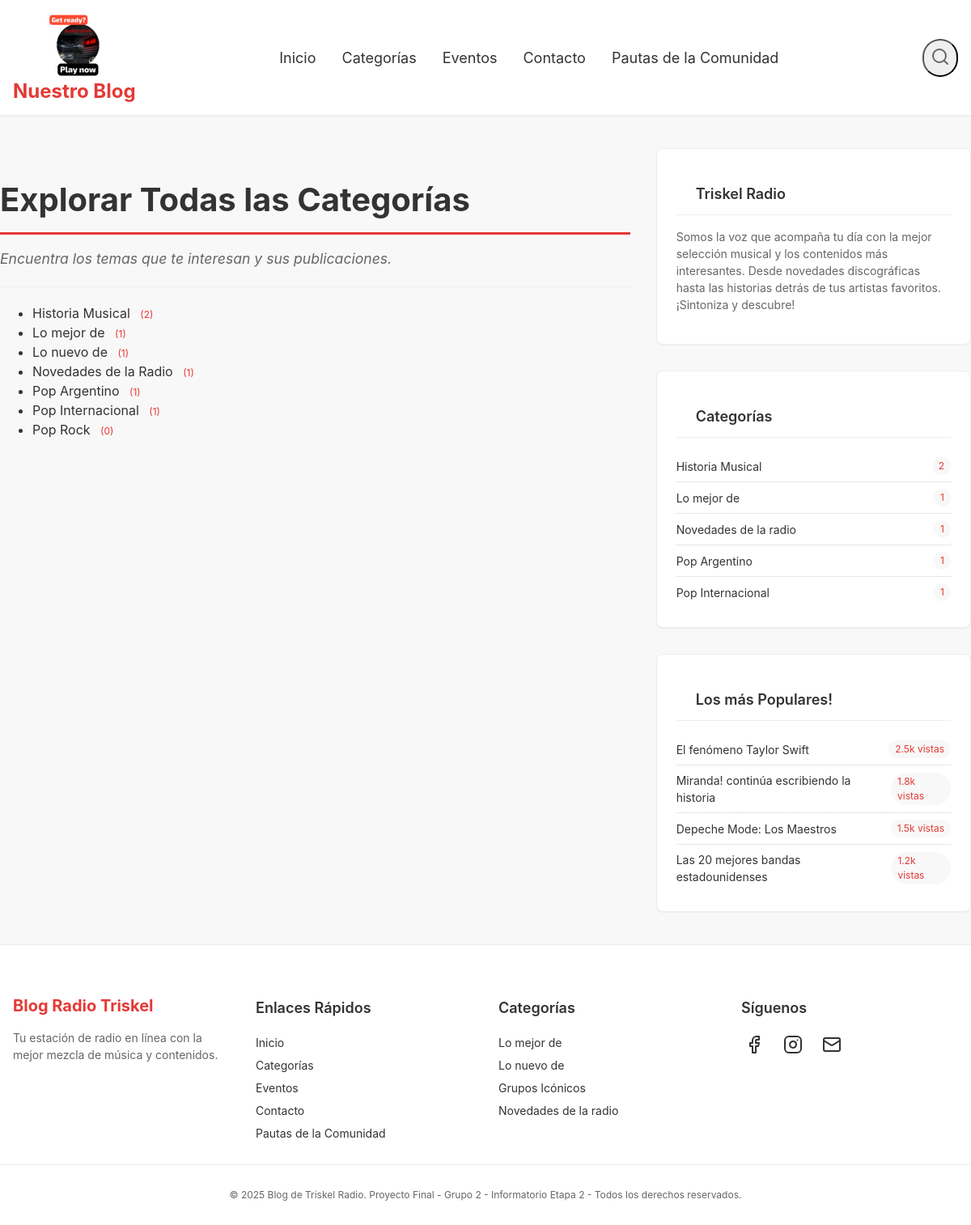
Page /categorias/ on the committed database.
### BlogInfo/models.py (models this page shows, shortened)
class Categoria(models.Model):
    id_categoria=models.BigAutoField(primary_key=True)                                  # Agregado
    nombre=models.CharField(max_length=30,default="Sin Nombre")

### BlogInfo/views.py (the view)
# urls.py: path('categorias/', views.lista_categorias_general, name='lista_categorias_general'),
def lista_categorias_general(request):
    categorias_con_conteo = Categoria.objects.annotate(
        num_posts=Count('post')
    ).order_by('nombre')
    context = {
        "categorias_list": categorias_con_conteo
    }
    return render(request, 'listado_categorias.html', context)

### template/listado_categorias.html (shortened to what this page needs)
{% load static %}
{% load humanize %}
<!DOCTYPE html>
<html lang="es">
<head>
    <link rel="stylesheet" href="{% static 'css/style_categorias.css' %}">
</head>
<body>
    <header class="header">
        <div class="container header__container">
            <a href="#" class="header__logo logo-with-icon">
                <img src="{% static 'imagenes/logo radio.jpg' %}" alt="Logo de Mi Blog"
                    onerror="this.onerror=null;this.src='https://placehold.co/60x60/f8f8f8/E53935?text=Logo';"
                    class="logo-image">
                Nuestro Blog
            </a>
            <nav class="header__nav">
                <a href="{% url 'home' %}">Inicio</a>
                <a href="{% url 'lista_categorias_general' %}">Categorías</a>
                <a href="{% url  'eventos' %}">Eventos</a>
                <a href="#">Contacto</a>
                <a href="{% url 'pautas' %}">Pautas de la Comunidad</a>
            </nav>
            <button class="header__search-button" aria-label="Buscar">
                <svg xmlns="http://www.w3.org/2000/svg" width="24" height="24" viewBox="0 0 24 24" fill="none"
                    stroke="currentColor" stroke-width="2" stroke-linecap="round" stroke-linejoin="round"
                    class="lucide lucide-search">
                    <circle cx="11" cy="11" r="8" />
                    <path d="m21 21-4.3-4.3" />
                </svg>
            </button>
        </div>
    </header>
    <main class="container main-content">
        <section class="article-section listado-principal">
            <h1 class="titulo-categoria-resaltado">Explorar Todas las Categorías</h1>
            <p class="conteo-posts-filtrados">Encuentra los temas que te interesan y sus publicaciones.</p>
            <hr>
            <ul class="lista-principal-categorias">
                {% for cat in categorias_list %}
                    <li class="categoria-item">
                        <a href="{% url 'posts_por_categoria' pk=cat.pk %}" class="categoria-link">
                            <span class="categoria-nombre">{{ cat.nombre }}</span>
                            <span class="widget__count">
                                ({{ cat.num_posts }})
                            </span>
                        </a>
                    </li>
                {% empty %}
                    <p>Aún no tenemos ninguna categoría creada.</p>
                {% endfor %}
            </ul>
        </section>
        <aside class="sidebar">
           <div class="sidebar__widget">
                <h3 class="widget__title">
                    <i data-lucide="radio" class="icon"></i>
                    Triskel Radio
                </h3>
                <p class="widget__text">
                    Somos la voz que acompaña tu día con la mejor selección musical y los contenidos más
                    interesantes.
                    Desde novedades discográficas hasta las historias detrás de tus artistas favoritos. ¡Sintoniza y
                    descubre!
                </p>
            </div>
            <div class="sidebar__widget">
                <h3 class="widget__title">
                    <i data-lucide="folder" class="icon"></i>
                    Categorías
                </h3>
                <ul class="widget__list">
                    <li><a href="#">Historia Musical</a> <span class="widget__count">2</span></li>
                        <li><a href="#">Lo mejor de </a> <span class="widget__count">1</span></li>
                        <li><a href="#">Novedades de la radio</a> <span class="widget__count">1</span></li>
                        <li><a href="#">Pop Argentino</a> <span class="widget__count">1</span></li>
                        <li><a href="#">Pop Internacional</a> <span class="widget__count">1</span></li>
                </ul>
            </div>
            <div class="sidebar__widget">
                <h3 class="widget__title">
                    <i data-lucide="trending-up" class="icon"></i>
                    Los más Populares!
                </h3>
                <ul class="widget__list">
                    <li>
                        <a href="#">El fenómeno Taylor Swift</a>
                        <span class="widget__count text-light">2.5k vistas</span>
                    </li>
                    <li>
                        <a href="#">Miranda! continúa escribiendo la historia</a>
                        <span class="widget__count text-light">1.8k vistas</span>
                    </li>
                    <li>
                        <a href="#">Depeche Mode: Los Maestros</a>
                        <span class="widget__count text-light">1.5k vistas</span>
                    </li>
                    <li>
                        <a href="#">Las 20 mejores bandas estadounidenses</a>
                        <span class="widget__count text-light">1.2k vistas</span>
                    </li>
                </ul>
            </div>
        </aside>
    </main>
    <footer class="footer">
        <div class="container">
            <div class="footer__grid">
                <div>
                    <h3 class="footer__logo-footer">Blog Radio Triskel</h3>
                    <p class="widget__text">Tu estación de radio en línea con la mejor mezcla de música y contenidos.
                    </p>
                </div>
                <div>
                    <h4 class="footer__section-title">Enlaces Rápidos</h4>
                    <ul class="footer__list">
                        <li><a href="{% url 'home' %}">Inicio</li>
                        <li><a href="#">Categorías</a></li>
                        <li><a href="{% url  'eventos' %}">Eventos</a></li>
                        <li><a href="#">Contacto</a></li>
                        <li><a href="{% url 'pautas' %}">Pautas de la Comunidad</a></li>
                    </ul>
                </div>
                <div>
                    <h4 class="footer__section-title">Categorías</h4>
                    <ul class="footer__list">
                        <li><a href="#">Lo mejor de</a></li>
                        <li><a href="#">Lo nuevo de </a></li>
                        <li><a href="#">Grupos Icónicos</a></li>
                        <li><a href="#">Novedades de la radio</a></li>
                    </ul>
                </div>
                <div>
                    <h4 class="footer__section-title">Síguenos</h4>
                    <div class="footer__social">
                        <a href="#" aria-label="Facebook"><svg xmlns="http://www.w3.org/2000/svg" width="24" height="24"
                                viewBox="0 0 24 24" fill="none" stroke="currentColor" stroke-width="2"
                                stroke-linecap="round" stroke-linejoin="round" class="lucide lucide-facebook">
                                <path d="M18 2h-3a5 5 0 0 0-5 5v3H7v4h3v8h4v-8h3l1-4h-4V7a1 1 0 0 1 1-1h3z" />
                            </svg></a>
                        <a href="#" aria-label="Instagram"></a>
                        <a href="#" aria-label="Email"><svg xmlns="http://www.w3.org/2000/svg" width="24" height="24"
                                viewBox="0 0 24 24" fill="none" stroke="currentColor" stroke-width="2"
                                stroke-linecap="round" stroke-linejoin="round" class="lucide lucide-mail">
                                <rect width="20" height="16" x="2" y="4" rx="2" />
                                <path d="m22 7-8.97 5.7a1.94 1.94 0 0 1-2.06 0L2 7" />
                            </svg></a>
                    </div>
                </div>
            </div>
        </div>
        <div class="footer__copy">
            <p class="footer__copy-text">© 2025 Blog de Triskel Radio. Proyecto Final - Grupo 2 - Informatorio Etapa 2 -
                Todos los derechos reservados.</p>
        </div>
    </footer>
</body>
</html>

### static/css/style_categorias.css (style rules this page uses)
:root { --primary-color: #E53935; --secondary-color: #e62e1b; --bg-color: #f8f8f8; --card-border: #eee; --text-dark: #333; --text-light: #666; --shadow-sm: 0 1px 2px 0 rgba(0, 0, 0, 0.05); --shadow-md: 0 4px 6px -1px rgba(0, 0, 0, 0.1), 0 2px 4px -2px rgba(0, 0, 0, 0.06); --max-width: 1280px; --padding-x: 1rem; }
body { font-family: -apple-system, BlinkMacSystemFont, "Segoe UI", Roboto, "Helvetica Neue", Arial, "Noto Sans", sans-serif; background-color: var(--bg-color); color: var(--text-dark); margin: 0; padding: 0; line-height: 1.5; -webkit-font-smoothing: antialiased; display: flex; flex-direction: column; min-height: 100vh; }
.container { max-width: var(--max-width); margin-left: auto; margin-right: auto; padding-left: var(--padding-x); padding-right: var(--padding-x); }
a { text-decoration: none; color: var(--text-dark); transition: color 0.2s ease; }
.icon { width: 1rem; height: 1rem; color: var(--primary-color); margin-right: 0.25rem; display: inline-block; vertical-align: middle; }
.header__logo { font-size: 1.5rem; font-weight: bold; color: var(--primary-color); display: flex; flex-direction: column; align-items: center; line-height: 1.1; }
.logo-image { width: 5rem; height: 5rem; margin-bottom: 0.25rem; object-fit: contain; }
.header { box-shadow: var(--shadow-sm); background-color: white; border-bottom: 1px solid var(--card-border); }
.header__container { display: flex; justify-content: space-between; align-items: center; padding-top: 1rem; padding-bottom: 1rem; }
.header__nav { display: none; gap: 2rem; font-size: 1.125rem; color: var(--text-light); }
.header__search-button { color: var(--text-light); padding: 0.5rem; border-radius: 9999px; display: none; }
@media (min-width: 768px) { .header__nav { display: flex; } }
@media (min-width: 768px) { .header__search-button { display: block; } }
.main-content { padding: 40px 0; flex-grow: 1; min-height: 70vh; display: flex; gap: 2rem; align-items: flex-start; }
.article-section { flex: 2; }
.titulo-categoria-resaltado { font-size: 2.5em; color: var(--text-dark); border-bottom: 3px solid var(--primary-color); padding-bottom: 10px; margin-bottom: 15px; font-weight: bold; }
.conteo-posts-filtrados { font-size: 1.1em; color: var(--text-light); margin-bottom: 20px; font-style: italic; }
hr { border: 0; height: 1px; background: var(--card-border); margin: 20px 0; }
.sidebar { flex: 1; display: flex; flex-direction: column; gap: 2rem; }
.sidebar__widget { background-color: white; padding: 1.5rem; border-radius: 0.5rem; border: 1px solid var(--card-border); box-shadow: var(--shadow-sm); }
.widget__title { font-size: 1.125rem; font-weight: 600; color: var(--text-dark); border-bottom: 1px solid var(--card-border); padding-bottom: 0.75rem; margin-bottom: 1rem; display: flex; align-items: center; }
.widget__title .icon { margin-right: 0.5rem; }
.widget__text { font-size: 0.875rem; color: var(--text-light); }
.widget__list { list-style: none; padding: 0; margin: 0; font-size: 0.875rem; }
.widget__list li { display: flex; justify-content: space-between; align-items: center; padding: 0.5rem 0; border-bottom: 1px dotted #ccc; }
.widget__list li:last-child { border-bottom: none; }
.widget__count { font-size: 0.75rem; background-color: var(--bg-color); padding: 0.125rem 0.5rem; border-radius: 9999px; color: var(--primary-color); }
.widget__list li a { color: var(--text-dark); }
.footer { background-color: white; border-top: 1px solid var(--card-border); margin-top: auto; }
.footer__grid { display: grid; grid-template-columns: 1fr; gap: 2rem; padding-top: 2.5rem; padding-bottom: 1.5rem; }
@media (min-width: 768px) { .footer__grid { grid-template-columns: repeat(4, 1fr); } }
.footer__logo-footer { font-size: 1.25rem; font-weight: bold; color: var(--primary-color); margin-bottom: 0.5rem; }
.footer__section-title { font-size: 1.125rem; font-weight: 600; color: var(--text-dark); margin-bottom: 1rem; }
.footer__list { list-style: none; padding: 0; margin: 0; font-size: 0.875rem; color: var(--text-light); line-height: 2; }
.footer__social { display: flex; gap: 1rem; color: var(--text-light); }
.footer__social a { padding: 0.25rem; display: block; }
.footer__copy { border-top: 1px solid var(--card-border); padding-top: 1rem; padding-bottom: 1rem; text-align: center; }
.footer__copy-text { font-size: 0.75rem; color: var(--text-light); }

### rows in the picture
Categoria: nombre "Historia Musical", num_posts "2"
Categoria: nombre "Lo mejor de", num_posts "1"
Categoria: nombre "Lo nuevo de", num_posts "1"
Categoria: nombre "Novedades de la Radio", num_posts "1"
Categoria: nombre "Pop Argentino", num_posts "1"
Categoria: nombre "Pop Internacional", num_posts "1"
Categoria: nombre "Pop Rock", num_posts "0"
